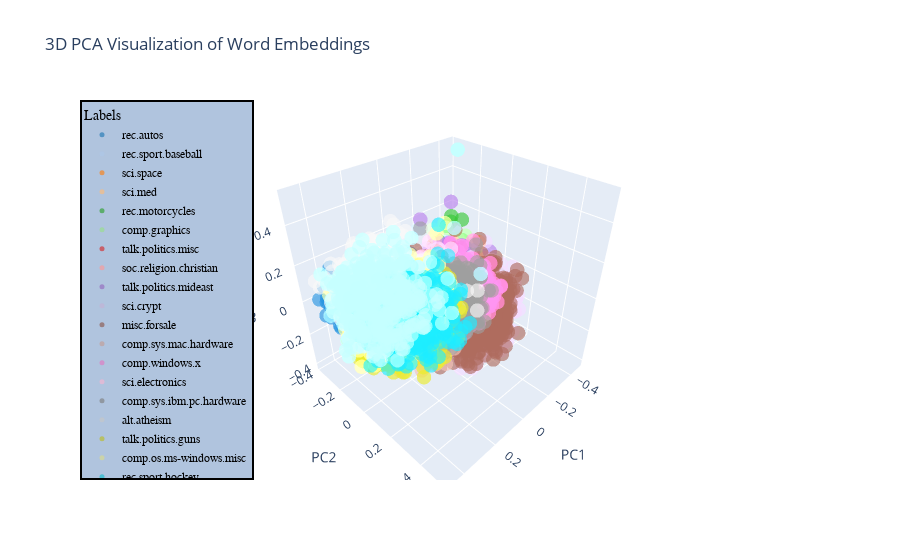
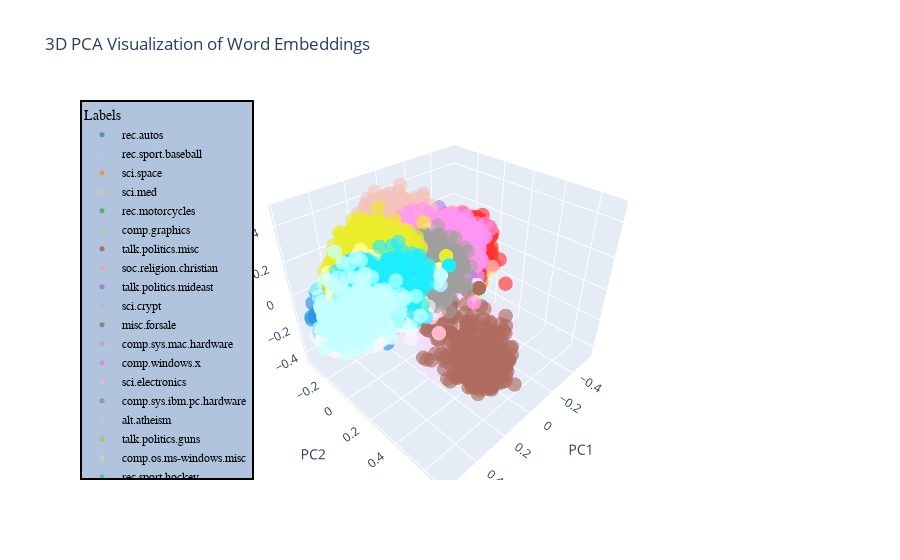
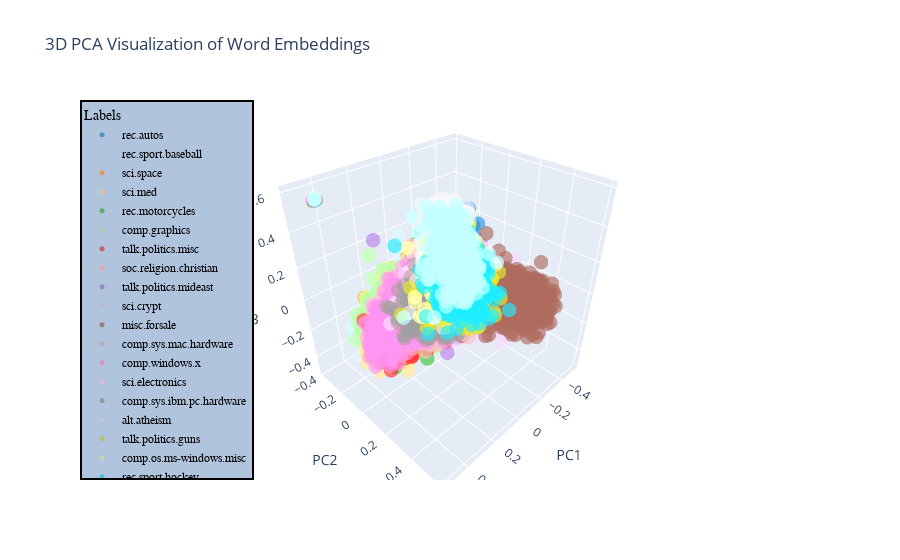

The code cell stored with these charts, in order, in its notebook:
### Markdown cell above
# PCA Reduction + Visualization

### Code cell
import numpy as np
import matplotlib.pyplot as plt

import plotly.graph_objects as go
from sklearn.decomposition import PCA

def plot_embeddings(embeddings, labels):
    # PCA to reduce dimensions to 3
    pca = PCA(n_components=3)
    reduced_embeddings = pca.fit_transform(embeddings)

    single_labels = labels

    # Creating a color map with 20 unique colors
    colors = [f'rgba({r}, {g}, {b}, 0.8)' for r, g, b, _ in 255 * plt.cm.tab20(np.arange(20))]

    # Plotting using Plotly
    fig = go.Figure()

    for idx, label in enumerate(train_labels_text):
        # Select data points belonging to the current label
        indices = single_labels == idx
        fig.add_trace(go.Scatter3d(
            x=reduced_embeddings[indices, 0],
            y=reduced_embeddings[indices, 1],
            z=reduced_embeddings[indices, 2],
            mode='markers',
            marker=dict(
                size=5,
                color=colors[idx],  # Use specific color for each label
                opacity=0.8
            ),
            name=label  # Use label text for legend
        ))

    fig.update_layout(
        title='3D PCA Visualization of Word Embeddings',
        scene=dict(
            xaxis_title='PC1',
            yaxis_title='PC2',
            zaxis_title='PC3'
        ),
        legend_title="Labels",
        legend=dict(
            x=0,
            y=1,
            traceorder="normal",
            font=dict(
                family="sans-serif",
                size=12,
                color="black"
            ),
            bgcolor="LightSteelBlue",
            bordercolor="Black",
            borderwidth=2
        )
    )

    fig.show()

plot_embeddings(train_embeddings_norm, train_labels)
plot_embeddings(refined_train_embeddings, train_labels)
plot_embeddings(refined_train_embeddings_bary, train_labels)

### Figure 1 — Plotly figure (JSON) as saved in the notebook; plotly's stock layout.template omitted (floating-point values rounded to 4 significant figures; data arrays with more than 128 entries replaced by an {"elided": "..."} marker saying what was removed)
{"data": [{"marker": {"color": "rgba(31.0, 119.0, 180.0, 0.8)", "opacity": 0.8, "size": 5}, "mode": "markers", "name": "rec.autos", "type": "scatter3d", "x": {"elided": "476 float values"}, "y": {"elided": "476 float values"}, "z": {"elided": "476 float values"}}, {"marker": {"color": "rgba(174.0, 199.0, 232.0, 0.8)", "opacity": 0.8, "size": 5}, "mode": "markers", "name": "rec.sport.baseball", "type": "scatter3d", "x": {"elided": "580 float values"}, "y": {"elided": "580 float values"}, "z": {"elided": "580 float values"}}, {"marker": {"color": "rgba(255.0, 127.0, 14.0, 0.8)", "opacity": 0.8, "size": 5}, "mode": "markers", "name": "sci.space", "type": "scatter3d", "x": {"elided": "573 float values"}, "y": {"elided": "573 float values"}, "z": {"elided": "573 float values"}}, {"marker": {"color": "rgba(255.0, 187.0, 120.0, 0.8)", "opacity": 0.8, "size": 5}, "mode": "markers", "name": "sci.med", "type": "scatter3d", "x": {"elided": "586 float values"}, "y": {"elided": "586 float values"}, "z": {"elided": "586 float values"}}, {"marker": {"color": "rgba(44.0, 160.0, 44.0, 0.8)", "opacity": 0.8, "size": 5}, "mode": "markers", "name": "rec.motorcycles", "type": "scatter3d", "x": {"elided": "577 float values"}, "y": {"elided": "577 float values"}, "z": {"elided": "577 float values"}}, {"marker": {"color": "rgba(152.0, 223.0, 138.0, 0.8)", "opacity": 0.8, "size": 5}, "mode": "markers", "name": "comp.graphics", "type": "scatter3d", "x": {"elided": "581 float values"}, "y": {"elided": "581 float values"}, "z": {"elided": "581 float values"}}, {"marker": {"color": "rgba(214.0, 39.0, 40.0, 0.8)", "opacity": 0.8, "size": 5}, "mode": "markers", "name": "talk.politics.misc", "type": "scatter3d", "x": {"elided": "584 float values"}, "y": {"elided": "584 float values"}, "z": {"elided": "584 float values"}}, {"marker": {"color": "rgba(255.0, 152.0, 150.0, 0.8)", "opacity": 0.8, "size": 5}, "mode": "markers", "name": "soc.religion.christian", "type": "scatter3d", "x": {"elided": "593 float values"}, "y": {"elided": "593 float values"}, "z": {"elided": "593 float values"}}, {"marker": {"color": "rgba(148.0, 103.0, 189.0, 0.8)", "opacity": 0.8, "size": 5}, "mode": "markers", "name": "talk.politics.mideast", "type": "scatter3d", "x": {"elided": "597 float values"}, "y": {"elided": "597 float values"}, "z": {"elided": "597 float values"}}, {"marker": {"color": "rgba(197.0, 176.0, 213.0, 0.8)", "opacity": 0.8, "size": 5}, "mode": "markers", "name": "sci.crypt", "type": "scatter3d", "x": {"elided": "597 float values"}, "y": {"elided": "597 float values"}, "z": {"elided": "597 float values"}}, {"marker": {"color": "rgba(140.0, 86.0, 75.0, 0.8)", "opacity": 0.8, "size": 5}, "mode": "markers", "name": "misc.forsale", "type": "scatter3d", "x": {"elided": "596 float values"}, "y": {"elided": "596 float values"}, "z": {"elided": "596 float values"}}, {"marker": {"color": "rgba(196.0, 156.0, 148.0, 0.8)", "opacity": 0.8, "size": 5}, "mode": "markers", "name": "comp.sys.mac.hardware", "type": "scatter3d", "x": {"elided": "587 float values"}, "y": {"elided": "587 float values"}, "z": {"elided": "587 float values"}}, {"marker": {"color": "rgba(227.0, 119.0, 194.0, 0.8)", "opacity": 0.8, "size": 5}, "mode": "markers", "name": "comp.windows.x", "type": "scatter3d", "x": {"elided": "590 float values"}, "y": {"elided": "590 float values"}, "z": {"elided": "590 float values"}}, {"marker": {"color": "rgba(247.0, 182.0, 210.0, 0.8)", "opacity": 0.8, "size": 5}, "mode": "markers", "name": "sci.electronics", "type": "scatter3d", "x": {"elided": "585 float values"}, "y": {"elided": "585 float values"}, "z": {"elided": "585 float values"}}, {"marker": {"color": "rgba(127.0, 127.0, 127.0, 0.8)", "opacity": 0.8, "size": 5}, "mode": "markers", "name": "comp.sys.ibm.pc.hardware", "type": "scatter3d", "x": {"elided": "587 float values"}, "y": {"elided": "587 float values"}, "z": {"elided": "587 float values"}}, {"marker": {"color": "rgba(199.0, 199.0, 199.0, 0.8)", "opacity": 0.8, "size": 5}, "mode": "markers", "name": "alt.atheism", "type": "scatter3d", "x": {"elided": "599 float values"}, "y": {"elided": "599 float values"}, "z": {"elided": "599 float values"}}, {"marker": {"color": "rgba(188.0, 189.0, 34.0, 0.8)", "opacity": 0.8, "size": 5}, "mode": "markers", "name": "talk.politics.guns", "type": "scatter3d", "x": {"elided": "542 float values"}, "y": {"elided": "542 float values"}, "z": {"elided": "542 float values"}}, {"marker": {"color": "rgba(219.0, 219.0, 141.0, 0.8)", "opacity": 0.8, "size": 5}, "mode": "markers", "name": "comp.os.ms-windows.misc", "type": "scatter3d", "x": {"elided": "557 float values"}, "y": {"elided": "557 float values"}, "z": {"elided": "557 float values"}}, {"marker": {"color": "rgba(23.0, 190.0, 207.0, 0.8)", "opacity": 0.8, "size": 5}, "mode": "markers", "name": "rec.sport.hockey", "type": "scatter3d", "x": {"elided": "458 float values"}, "y": {"elided": "458 float values"}, "z": {"elided": "458 float values"}}, {"marker": {"color": "rgba(158.0, 218.0, 229.0, 0.8)", "opacity": 0.8, "size": 5}, "mode": "markers", "name": "talk.religion.misc", "type": "scatter3d", "x": {"elided": "376 float values"}, "y": {"elided": "376 float values"}, "z": {"elided": "376 float values"}}], "layout": {"legend": {"bgcolor": "LightSteelBlue", "bordercolor": "Black", "borderwidth": 2, "font": {"color": "black", "family": "sans-serif", "size": 12}, "title": {"text": "Labels"}, "traceorder": "normal", "x": 0, "y": 1}, "scene": {"xaxis": {"title": {"text": "PC1"}}, "yaxis": {"title": {"text": "PC2"}}, "zaxis": {"title": {"text": "PC3"}}}, "title": {"text": "3D PCA Visualization of Word Embeddings"}}}

### Figure 2 — Plotly figure (JSON) as saved in the notebook; plotly's stock layout.template omitted (floating-point values rounded to 4 significant figures; data arrays with more than 128 entries replaced by an {"elided": "..."} marker saying what was removed)
{"data": [{"marker": {"color": "rgba(31.0, 119.0, 180.0, 0.8)", "opacity": 0.8, "size": 5}, "mode": "markers", "name": "rec.autos", "type": "scatter3d", "x": {"elided": "476 float values"}, "y": {"elided": "476 float values"}, "z": {"elided": "476 float values"}}, {"marker": {"color": "rgba(174.0, 199.0, 232.0, 0.8)", "opacity": 0.8, "size": 5}, "mode": "markers", "name": "rec.sport.baseball", "type": "scatter3d", "x": {"elided": "580 float values"}, "y": {"elided": "580 float values"}, "z": {"elided": "580 float values"}}, {"marker": {"color": "rgba(255.0, 127.0, 14.0, 0.8)", "opacity": 0.8, "size": 5}, "mode": "markers", "name": "sci.space", "type": "scatter3d", "x": {"elided": "573 float values"}, "y": {"elided": "573 float values"}, "z": {"elided": "573 float values"}}, {"marker": {"color": "rgba(255.0, 187.0, 120.0, 0.8)", "opacity": 0.8, "size": 5}, "mode": "markers", "name": "sci.med", "type": "scatter3d", "x": {"elided": "586 float values"}, "y": {"elided": "586 float values"}, "z": {"elided": "586 float values"}}, {"marker": {"color": "rgba(44.0, 160.0, 44.0, 0.8)", "opacity": 0.8, "size": 5}, "mode": "markers", "name": "rec.motorcycles", "type": "scatter3d", "x": {"elided": "577 float values"}, "y": {"elided": "577 float values"}, "z": {"elided": "577 float values"}}, {"marker": {"color": "rgba(152.0, 223.0, 138.0, 0.8)", "opacity": 0.8, "size": 5}, "mode": "markers", "name": "comp.graphics", "type": "scatter3d", "x": {"elided": "581 float values"}, "y": {"elided": "581 float values"}, "z": {"elided": "581 float values"}}, {"marker": {"color": "rgba(214.0, 39.0, 40.0, 0.8)", "opacity": 0.8, "size": 5}, "mode": "markers", "name": "talk.politics.misc", "type": "scatter3d", "x": {"elided": "584 float values"}, "y": {"elided": "584 float values"}, "z": {"elided": "584 float values"}}, {"marker": {"color": "rgba(255.0, 152.0, 150.0, 0.8)", "opacity": 0.8, "size": 5}, "mode": "markers", "name": "soc.religion.christian", "type": "scatter3d", "x": {"elided": "593 float values"}, "y": {"elided": "593 float values"}, "z": {"elided": "593 float values"}}, {"marker": {"color": "rgba(148.0, 103.0, 189.0, 0.8)", "opacity": 0.8, "size": 5}, "mode": "markers", "name": "talk.politics.mideast", "type": "scatter3d", "x": {"elided": "597 float values"}, "y": {"elided": "597 float values"}, "z": {"elided": "597 float values"}}, {"marker": {"color": "rgba(197.0, 176.0, 213.0, 0.8)", "opacity": 0.8, "size": 5}, "mode": "markers", "name": "sci.crypt", "type": "scatter3d", "x": {"elided": "597 float values"}, "y": {"elided": "597 float values"}, "z": {"elided": "597 float values"}}, {"marker": {"color": "rgba(140.0, 86.0, 75.0, 0.8)", "opacity": 0.8, "size": 5}, "mode": "markers", "name": "misc.forsale", "type": "scatter3d", "x": {"elided": "596 float values"}, "y": {"elided": "596 float values"}, "z": {"elided": "596 float values"}}, {"marker": {"color": "rgba(196.0, 156.0, 148.0, 0.8)", "opacity": 0.8, "size": 5}, "mode": "markers", "name": "comp.sys.mac.hardware", "type": "scatter3d", "x": {"elided": "587 float values"}, "y": {"elided": "587 float values"}, "z": {"elided": "587 float values"}}, {"marker": {"color": "rgba(227.0, 119.0, 194.0, 0.8)", "opacity": 0.8, "size": 5}, "mode": "markers", "name": "comp.windows.x", "type": "scatter3d", "x": {"elided": "590 float values"}, "y": {"elided": "590 float values"}, "z": {"elided": "590 float values"}}, {"marker": {"color": "rgba(247.0, 182.0, 210.0, 0.8)", "opacity": 0.8, "size": 5}, "mode": "markers", "name": "sci.electronics", "type": "scatter3d", "x": {"elided": "585 float values"}, "y": {"elided": "585 float values"}, "z": {"elided": "585 float values"}}, {"marker": {"color": "rgba(127.0, 127.0, 127.0, 0.8)", "opacity": 0.8, "size": 5}, "mode": "markers", "name": "comp.sys.ibm.pc.hardware", "type": "scatter3d", "x": {"elided": "587 float values"}, "y": {"elided": "587 float values"}, "z": {"elided": "587 float values"}}, {"marker": {"color": "rgba(199.0, 199.0, 199.0, 0.8)", "opacity": 0.8, "size": 5}, "mode": "markers", "name": "alt.atheism", "type": "scatter3d", "x": {"elided": "599 float values"}, "y": {"elided": "599 float values"}, "z": {"elided": "599 float values"}}, {"marker": {"color": "rgba(188.0, 189.0, 34.0, 0.8)", "opacity": 0.8, "size": 5}, "mode": "markers", "name": "talk.politics.guns", "type": "scatter3d", "x": {"elided": "542 float values"}, "y": {"elided": "542 float values"}, "z": {"elided": "542 float values"}}, {"marker": {"color": "rgba(219.0, 219.0, 141.0, 0.8)", "opacity": 0.8, "size": 5}, "mode": "markers", "name": "comp.os.ms-windows.misc", "type": "scatter3d", "x": {"elided": "557 float values"}, "y": {"elided": "557 float values"}, "z": {"elided": "557 float values"}}, {"marker": {"color": "rgba(23.0, 190.0, 207.0, 0.8)", "opacity": 0.8, "size": 5}, "mode": "markers", "name": "rec.sport.hockey", "type": "scatter3d", "x": {"elided": "458 float values"}, "y": {"elided": "458 float values"}, "z": {"elided": "458 float values"}}, {"marker": {"color": "rgba(158.0, 218.0, 229.0, 0.8)", "opacity": 0.8, "size": 5}, "mode": "markers", "name": "talk.religion.misc", "type": "scatter3d", "x": {"elided": "376 float values"}, "y": {"elided": "376 float values"}, "z": {"elided": "376 float values"}}], "layout": {"legend": {"bgcolor": "LightSteelBlue", "bordercolor": "Black", "borderwidth": 2, "font": {"color": "black", "family": "sans-serif", "size": 12}, "title": {"text": "Labels"}, "traceorder": "normal", "x": 0, "y": 1}, "scene": {"xaxis": {"title": {"text": "PC1"}}, "yaxis": {"title": {"text": "PC2"}}, "zaxis": {"title": {"text": "PC3"}}}, "title": {"text": "3D PCA Visualization of Word Embeddings"}}}

### Figure 3 — Plotly figure (JSON) as saved in the notebook; plotly's stock layout.template omitted (floating-point values rounded to 4 significant figures; data arrays with more than 128 entries replaced by an {"elided": "..."} marker saying what was removed)
{"data": [{"marker": {"color": "rgba(31.0, 119.0, 180.0, 0.8)", "opacity": 0.8, "size": 5}, "mode": "markers", "name": "rec.autos", "type": "scatter3d", "x": {"elided": "476 float values"}, "y": {"elided": "476 float values"}, "z": {"elided": "476 float values"}}, {"marker": {"color": "rgba(174.0, 199.0, 232.0, 0.8)", "opacity": 0.8, "size": 5}, "mode": "markers", "name": "rec.sport.baseball", "type": "scatter3d", "x": {"elided": "580 float values"}, "y": {"elided": "580 float values"}, "z": {"elided": "580 float values"}}, {"marker": {"color": "rgba(255.0, 127.0, 14.0, 0.8)", "opacity": 0.8, "size": 5}, "mode": "markers", "name": "sci.space", "type": "scatter3d", "x": {"elided": "573 float values"}, "y": {"elided": "573 float values"}, "z": {"elided": "573 float values"}}, {"marker": {"color": "rgba(255.0, 187.0, 120.0, 0.8)", "opacity": 0.8, "size": 5}, "mode": "markers", "name": "sci.med", "type": "scatter3d", "x": {"elided": "586 float values"}, "y": {"elided": "586 float values"}, "z": {"elided": "586 float values"}}, {"marker": {"color": "rgba(44.0, 160.0, 44.0, 0.8)", "opacity": 0.8, "size": 5}, "mode": "markers", "name": "rec.motorcycles", "type": "scatter3d", "x": {"elided": "577 float values"}, "y": {"elided": "577 float values"}, "z": {"elided": "577 float values"}}, {"marker": {"color": "rgba(152.0, 223.0, 138.0, 0.8)", "opacity": 0.8, "size": 5}, "mode": "markers", "name": "comp.graphics", "type": "scatter3d", "x": {"elided": "581 float values"}, "y": {"elided": "581 float values"}, "z": {"elided": "581 float values"}}, {"marker": {"color": "rgba(214.0, 39.0, 40.0, 0.8)", "opacity": 0.8, "size": 5}, "mode": "markers", "name": "talk.politics.misc", "type": "scatter3d", "x": {"elided": "584 float values"}, "y": {"elided": "584 float values"}, "z": {"elided": "584 float values"}}, {"marker": {"color": "rgba(255.0, 152.0, 150.0, 0.8)", "opacity": 0.8, "size": 5}, "mode": "markers", "name": "soc.religion.christian", "type": "scatter3d", "x": {"elided": "593 float values"}, "y": {"elided": "593 float values"}, "z": {"elided": "593 float values"}}, {"marker": {"color": "rgba(148.0, 103.0, 189.0, 0.8)", "opacity": 0.8, "size": 5}, "mode": "markers", "name": "talk.politics.mideast", "type": "scatter3d", "x": {"elided": "597 float values"}, "y": {"elided": "597 float values"}, "z": {"elided": "597 float values"}}, {"marker": {"color": "rgba(197.0, 176.0, 213.0, 0.8)", "opacity": 0.8, "size": 5}, "mode": "markers", "name": "sci.crypt", "type": "scatter3d", "x": {"elided": "597 float values"}, "y": {"elided": "597 float values"}, "z": {"elided": "597 float values"}}, {"marker": {"color": "rgba(140.0, 86.0, 75.0, 0.8)", "opacity": 0.8, "size": 5}, "mode": "markers", "name": "misc.forsale", "type": "scatter3d", "x": {"elided": "596 float values"}, "y": {"elided": "596 float values"}, "z": {"elided": "596 float values"}}, {"marker": {"color": "rgba(196.0, 156.0, 148.0, 0.8)", "opacity": 0.8, "size": 5}, "mode": "markers", "name": "comp.sys.mac.hardware", "type": "scatter3d", "x": {"elided": "587 float values"}, "y": {"elided": "587 float values"}, "z": {"elided": "587 float values"}}, {"marker": {"color": "rgba(227.0, 119.0, 194.0, 0.8)", "opacity": 0.8, "size": 5}, "mode": "markers", "name": "comp.windows.x", "type": "scatter3d", "x": {"elided": "590 float values"}, "y": {"elided": "590 float values"}, "z": {"elided": "590 float values"}}, {"marker": {"color": "rgba(247.0, 182.0, 210.0, 0.8)", "opacity": 0.8, "size": 5}, "mode": "markers", "name": "sci.electronics", "type": "scatter3d", "x": {"elided": "585 float values"}, "y": {"elided": "585 float values"}, "z": {"elided": "585 float values"}}, {"marker": {"color": "rgba(127.0, 127.0, 127.0, 0.8)", "opacity": 0.8, "size": 5}, "mode": "markers", "name": "comp.sys.ibm.pc.hardware", "type": "scatter3d", "x": {"elided": "587 float values"}, "y": {"elided": "587 float values"}, "z": {"elided": "587 float values"}}, {"marker": {"color": "rgba(199.0, 199.0, 199.0, 0.8)", "opacity": 0.8, "size": 5}, "mode": "markers", "name": "alt.atheism", "type": "scatter3d", "x": {"elided": "599 float values"}, "y": {"elided": "599 float values"}, "z": {"elided": "599 float values"}}, {"marker": {"color": "rgba(188.0, 189.0, 34.0, 0.8)", "opacity": 0.8, "size": 5}, "mode": "markers", "name": "talk.politics.guns", "type": "scatter3d", "x": {"elided": "542 float values"}, "y": {"elided": "542 float values"}, "z": {"elided": "542 float values"}}, {"marker": {"color": "rgba(219.0, 219.0, 141.0, 0.8)", "opacity": 0.8, "size": 5}, "mode": "markers", "name": "comp.os.ms-windows.misc", "type": "scatter3d", "x": {"elided": "557 float values"}, "y": {"elided": "557 float values"}, "z": {"elided": "557 float values"}}, {"marker": {"color": "rgba(23.0, 190.0, 207.0, 0.8)", "opacity": 0.8, "size": 5}, "mode": "markers", "name": "rec.sport.hockey", "type": "scatter3d", "x": {"elided": "458 float values"}, "y": {"elided": "458 float values"}, "z": {"elided": "458 float values"}}, {"marker": {"color": "rgba(158.0, 218.0, 229.0, 0.8)", "opacity": 0.8, "size": 5}, "mode": "markers", "name": "talk.religion.misc", "type": "scatter3d", "x": {"elided": "376 float values"}, "y": {"elided": "376 float values"}, "z": {"elided": "376 float values"}}], "layout": {"legend": {"bgcolor": "LightSteelBlue", "bordercolor": "Black", "borderwidth": 2, "font": {"color": "black", "family": "sans-serif", "size": 12}, "title": {"text": "Labels"}, "traceorder": "normal", "x": 0, "y": 1}, "scene": {"xaxis": {"title": {"text": "PC1"}}, "yaxis": {"title": {"text": "PC2"}}, "zaxis": {"title": {"text": "PC3"}}}, "title": {"text": "3D PCA Visualization of Word Embeddings"}}}
